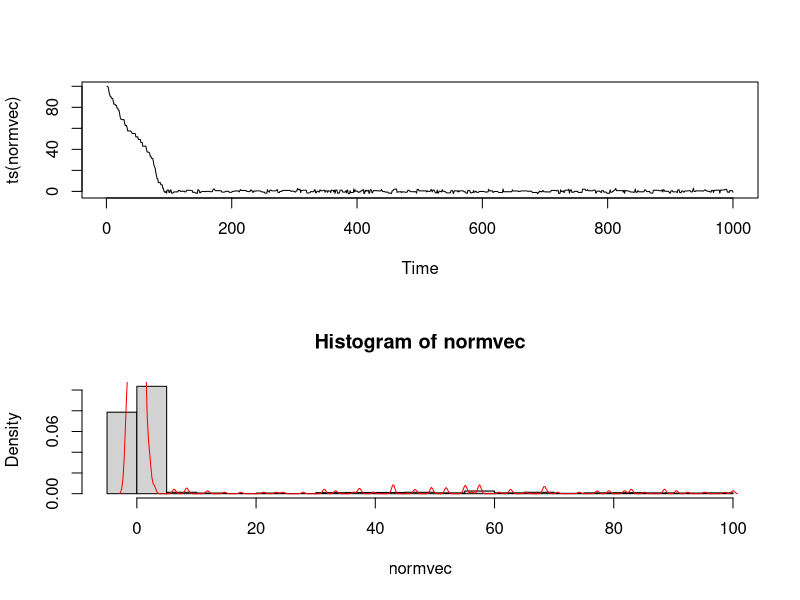
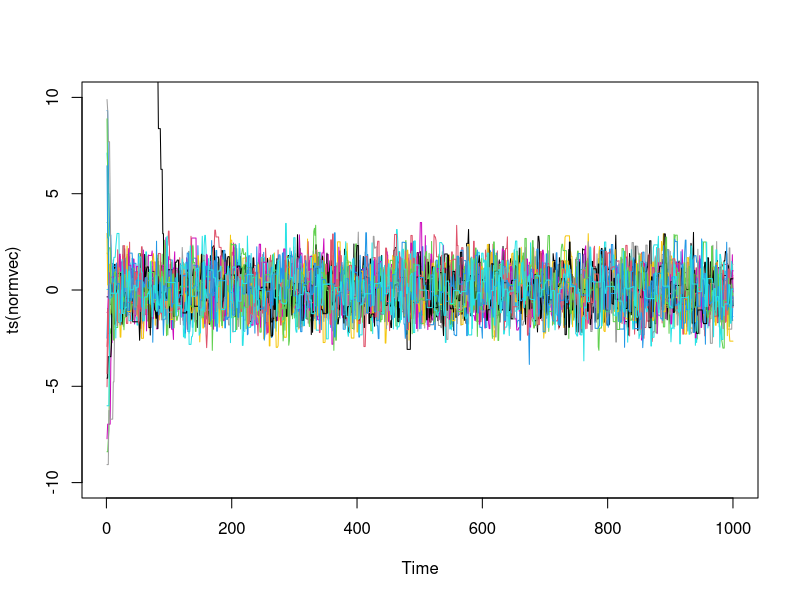
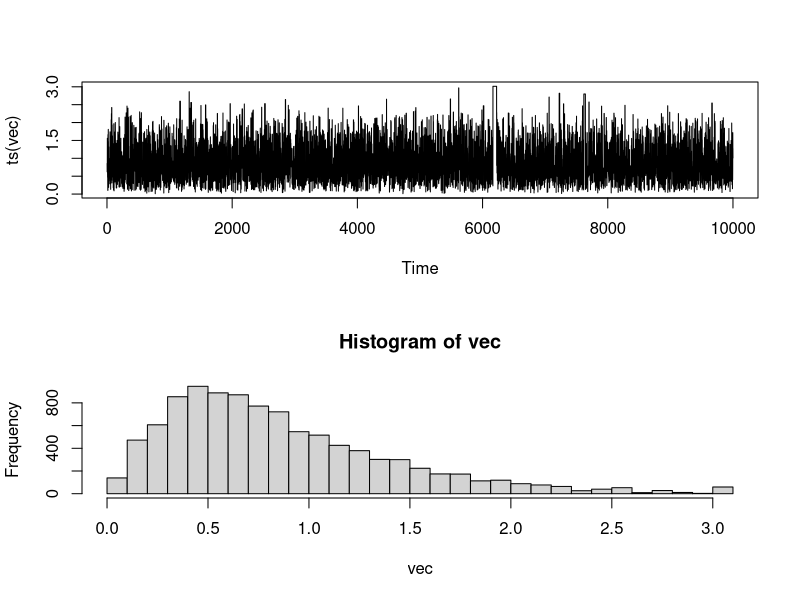
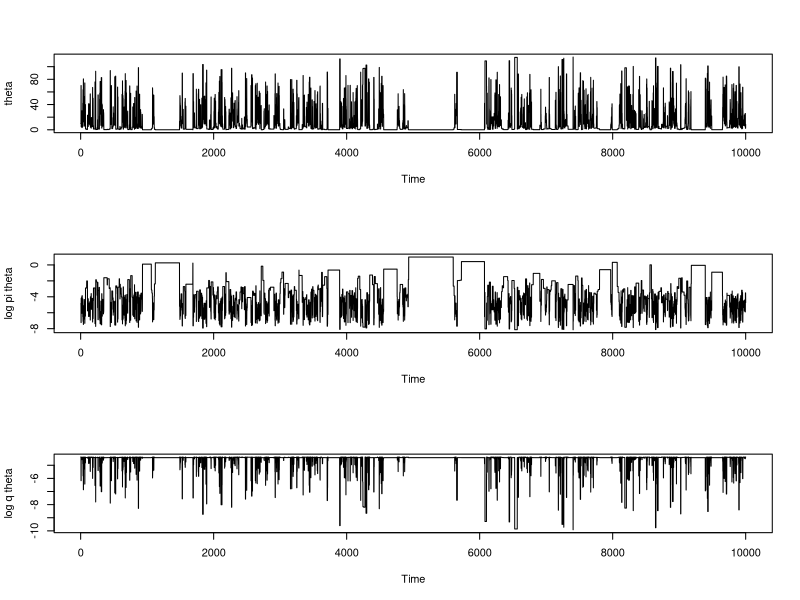
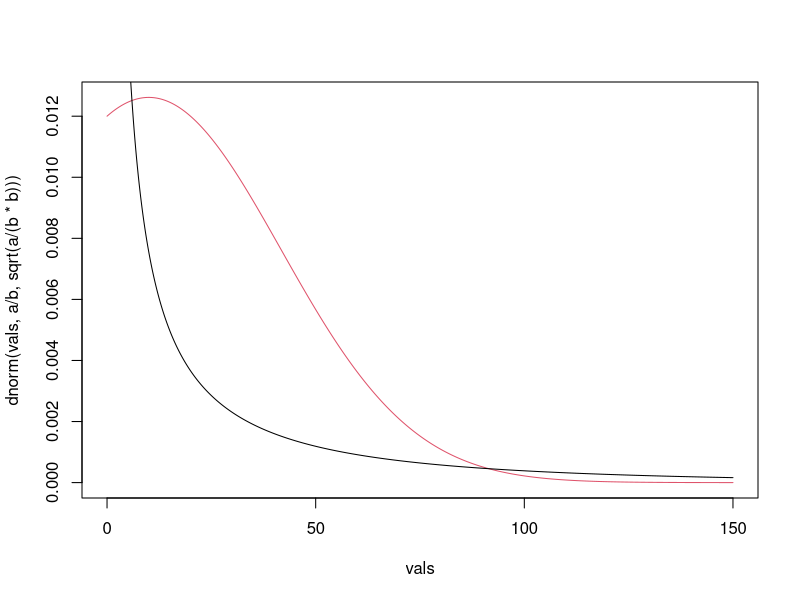

The R script that drew these images, in order:
# Q1 - Random Walk Metropolis

norm=function(N,a, theta=0) 
{
  vec = rep(0,N)
  vec[1] = theta
  count = 0 # count the num of accepted candidates
  for (i in 2:N) 
  {
    innov = runif(1,-a,a)
    can = theta + innov
    laprob = dnorm(can,log=TRUE)-dnorm(theta,log=TRUE)
    u = runif(1)
    if (log(u) < laprob){ 
      theta = can
      count = count + 1
    }
    vec[i] = theta
  }
  print(count/(N-1))
  return(vec)
}

#Run for 10k iters with a=1:

# When the uniform proposal is too broad (eg. between -100000 and 100000) then 
# basically no samples will be accepted, so the chain will be "stuck" at 0. Similarly, 
# NOTE: a horizontal section in the trace plot of MCMC samples ("stuck") is a common
# indication of poor mixing in the Markov chain - This usually i120, 0.08, legend=c("Targetn, "Proposaldi, col=c("redc, "blueates that the
# Markov chain has reached a region of low probability density or a local mode 
# of the distribution so is unable to move away from it due to a low acceptance rate 
# (or an inappropriate proposal).
# With good mixing, the trace plot should exhibit a random and oscillatory behavior around 
# the true value of the parameter.

# Note: when using alpha << 1, most candidates will be accepted
# In general: high acceptance probabilities mean that the chain is too "cold" and 
# low acceptance probabilities mean that the chain is too "hot" 

normvec=norm(1000, 3.887, 100)
par(mfrow=c(2,1))
plot(ts(normvec))
hist(normvec,30, freq=FALSE)
lines(density(normvec), col="red")
par(mfrow=c(1,1))



plot(ts(normvec),ylim=c(-10,10))
for(i in 1:20)
{
  lines(ts(norm(1000,4,runif(1,-10,10))),col=(i+1))
}


gammaMH=function(N,a,b) 
{
  mu = a/b; sig = sqrt(a/(b*b))
  vec = rep(0,N)
  theta = a/b
  vec[1] = theta
  for (i in 2:N) 
  {
    can = rnorm(1,mu,sig)
    laprob1 = dgamma(can,a,b,log=TRUE)-dgamma(theta,a,b,log=TRUE)
    laprob2 = dnorm(theta,mu,sig,log=TRUE)-dnorm(can,mu,sig,log=TRUE)
    laprob = laprob1+laprob2
    u = runif(1)
    if (log(u) < laprob){ 
      theta = can
    } 
    vec[i] = theta
  }
  return(vec)
}

vec=gammaMH(10000,2.3,2.7)
par(mfrow=c(2,1))
plot(ts(vec))
hist(vec,30)
par(mfrow=c(1,1))


gammaMH=function(N,a,b) 
{
  mu = a/b; sig = sqrt(a/(b*b))
  mat = matrix(0,nrow=N,ncol=3) #add extra columns to store \log\pi and \log q
  theta = a/b
  mat[1,] = c(theta,dgamma(theta,a,b,log=TRUE),dnorm(theta,mu,sig,log=TRUE))
  for (i in 2:N) 
  {
    can = rnorm(1,mu,sig)
    laprob1 = dgamma(can,a,b,log=TRUE)-dgamma(theta,a,b,log=TRUE)
    laprob2 = dnorm(theta,mu,sig,log=TRUE)-dnorm(can,mu,sig,log=TRUE)
    laprob = laprob1+laprob2
    u = runif(1)
    if (log(u) < laprob){ 
      theta = can
    } 
    mat[i,] = c(theta,dgamma(theta,a,b,log=TRUE),dnorm(theta,mu,sig,log=TRUE))
  }
  return(mat)
}

mat=gammaMH(10000,0.1,0.01)
#Trace plots
par(mfrow=c(3,1))
plot(ts(mat[,1]),ylab="theta")
plot(ts(mat[,2]),ylab="log pi theta")
plot(ts(mat[,3]),ylab="log q theta")
par(mfrow=c(1,1))

# Plot the proposal against the target
a = 0.1
b = 0.01
vals = seq(0, 150, 0.1)
plot(vals, dnorm(vals, a/b, sqrt(a/(b*b))), type="l", col=2)
lines(vals, dgamma(vals, a, b), type="l")




